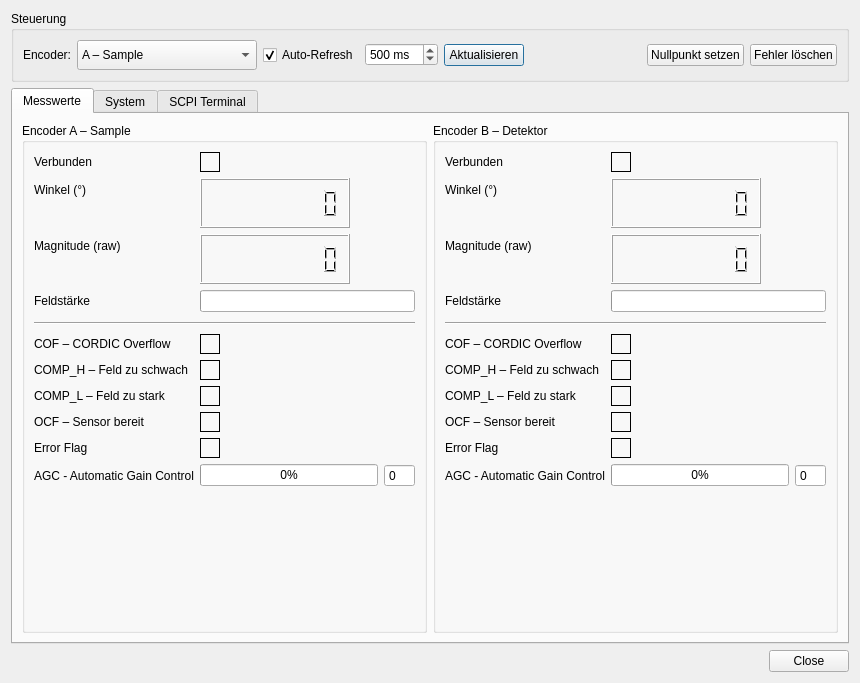
<?xml version="1.0" encoding="UTF-8"?>
<ui version="4.0">
 <class>EncoderDebugDialog</class>
 <widget class="QDialog" name="EncoderDebugDialog">
  <property name="geometry">
   <rect>
    <x>0</x>
    <y>0</y>
    <width>860</width>
    <height>683</height>
   </rect>
  </property>
  <property name="windowTitle">
   <string>Encoder Debug</string>
  </property>
  <layout class="QVBoxLayout" name="verticalLayout_root">
   <property name="spacing">
    <number>6</number>
   </property>
   <item>
    <widget class="QGroupBox" name="gbControl">
     <property name="title">
      <string>Steuerung</string>
     </property>
     <layout class="QHBoxLayout" name="hlControl">
      <item>
       <widget class="QLabel" name="lblEncoderSel">
        <property name="text">
         <string>Encoder:</string>
        </property>
       </widget>
      </item>
      <item>
       <widget class="QComboBox" name="cbEncoderSelect">
        <property name="minimumSize">
         <size>
          <width>180</width>
          <height>30</height>
         </size>
        </property>
        <item>
         <property name="text">
          <string>A – Sample</string>
         </property>
        </item>
        <item>
         <property name="text">
          <string>B – Detektor</string>
         </property>
        </item>
        <item>
         <property name="text">
          <string>Beide</string>
         </property>
        </item>
       </widget>
      </item>
      <item>
       <widget class="QCheckBox" name="cbAutoRefresh">
        <property name="text">
         <string>Auto-Refresh</string>
        </property>
        <property name="checked">
         <bool>true</bool>
        </property>
       </widget>
      </item>
      <item>
       <widget class="QSpinBox" name="spbRefreshInterval">
        <property name="toolTip">
         <string>Refresh-Intervall in Millisekunden</string>
        </property>
        <property name="suffix">
         <string> ms</string>
        </property>
        <property name="minimum">
         <number>100</number>
        </property>
        <property name="maximum">
         <number>5000</number>
        </property>
        <property name="singleStep">
         <number>100</number>
        </property>
        <property name="value">
         <number>500</number>
        </property>
       </widget>
      </item>
      <item>
       <widget class="QPushButton" name="btnRefresh">
        <property name="toolTip">
         <string>Alle Werte einmalig abrufen</string>
        </property>
        <property name="text">
         <string>Aktualisieren</string>
        </property>
        <property name="icon">
         <iconset theme="QIcon::ThemeIcon::ViewRefresh"/>
        </property>
       </widget>
      </item>
      <item>
       <spacer name="hspacer_ctrl">
        <property name="orientation">
         <enum>Qt::Orientation::Horizontal</enum>
        </property>
        <property name="sizeHint" stdset="0">
         <size>
          <width>20</width>
          <height>20</height>
         </size>
        </property>
       </spacer>
      </item>
      <item>
       <widget class="QPushButton" name="btnZeroEncoder">
        <property name="toolTip">
         <string>Aktuelle Position als Nullpunkt setzen (CONF:ZERO)</string>
        </property>
        <property name="text">
         <string>Nullpunkt setzen</string>
        </property>
       </widget>
      </item>
      <item>
       <widget class="QPushButton" name="btnClearErrorFlag">
        <property name="toolTip">
         <string>Hardware Error-Flag löschen (CONF:ERR)</string>
        </property>
        <property name="text">
         <string>Fehler löschen</string>
        </property>
       </widget>
      </item>
     </layout>
    </widget>
   </item>
   <item>
    <widget class="QTabWidget" name="tabWidget">
     <property name="currentIndex">
      <number>0</number>
     </property>
     <widget class="QWidget" name="tabMeasurements">
      <attribute name="title">
       <string>Messwerte</string>
      </attribute>
      <layout class="QHBoxLayout" name="hlMeasurements">
       <item>
        <widget class="QGroupBox" name="gbMeasA">
         <property name="title">
          <string>Encoder A – Sample</string>
         </property>
         <layout class="QFormLayout" name="formMeasA">
          <property name="fieldGrowthPolicy">
           <enum>QFormLayout::FieldGrowthPolicy::ExpandingFieldsGrow</enum>
          </property>
          <item row="0" column="0">
           <widget class="QLabel" name="lblConnA">
            <property name="text">
             <string>Verbunden</string>
            </property>
           </widget>
          </item>
          <item row="0" column="1">
           <widget class="QFrame" name="ledConnA">
            <property name="minimumSize">
             <size>
              <width>20</width>
              <height>20</height>
             </size>
            </property>
            <property name="maximumSize">
             <size>
              <width>20</width>
              <height>20</height>
             </size>
            </property>
            <property name="toolTip">
             <string>Verbindungsstatus Encoder A</string>
            </property>
            <property name="frameShape">
             <enum>QFrame::Shape::Box</enum>
            </property>
           </widget>
          </item>
          <item row="1" column="0">
           <widget class="QLabel" name="lblAngleA">
            <property name="text">
             <string>Winkel (°)</string>
            </property>
           </widget>
          </item>
          <item row="1" column="1">
           <widget class="QLCDNumber" name="lcdAngleA">
            <property name="minimumSize">
             <size>
              <width>150</width>
              <height>50</height>
             </size>
            </property>
            <property name="toolTip">
             <string>Winkel in Grad (MEAS:ANGL? A)</string>
            </property>
            <property name="smallDecimalPoint">
             <bool>true</bool>
            </property>
            <property name="digitCount">
             <number>8</number>
            </property>
            <property name="mode">
             <enum>QLCDNumber::Mode::Dec</enum>
            </property>
           </widget>
          </item>
          <item row="2" column="0">
           <widget class="QLabel" name="lblMagnitudeA">
            <property name="text">
             <string>Magnitude (raw)</string>
            </property>
           </widget>
          </item>
          <item row="2" column="1">
           <widget class="QLCDNumber" name="lcdMagnitudeA">
            <property name="minimumSize">
             <size>
              <width>150</width>
              <height>50</height>
             </size>
            </property>
            <property name="toolTip">
             <string>Winkel in Grad (MEAS:ANGL? A)</string>
            </property>
            <property name="smallDecimalPoint">
             <bool>true</bool>
            </property>
            <property name="digitCount">
             <number>8</number>
            </property>
            <property name="mode">
             <enum>QLCDNumber::Mode::Dec</enum>
            </property>
           </widget>
          </item>
          <item row="3" column="0">
           <widget class="QLabel" name="lblMagBarA">
            <property name="text">
             <string>Feldstärke</string>
            </property>
           </widget>
          </item>
          <item row="3" column="1">
           <widget class="QProgressBar" name="pbarMagnitudeA">
            <property name="toolTip">
             <string>Visuelle Darstellung der Magnet-Amplitude</string>
            </property>
            <property name="maximum">
             <number>16383</number>
            </property>
            <property name="value">
             <number>0</number>
            </property>
            <property name="textVisible">
             <bool>false</bool>
            </property>
           </widget>
          </item>
          <item row="4" column="0" colspan="2">
           <widget class="Line" name="line">
            <property name="minimumSize">
             <size>
              <width>50</width>
              <height>10</height>
             </size>
            </property>
            <property name="orientation">
             <enum>Qt::Orientation::Horizontal</enum>
            </property>
           </widget>
          </item>
          <item row="5" column="0">
           <widget class="QLabel" name="lblCofA">
            <property name="text">
             <string>COF – CORDIC Overflow</string>
            </property>
           </widget>
          </item>
          <item row="5" column="1">
           <widget class="QFrame" name="ledCofA">
            <property name="minimumSize">
             <size>
              <width>20</width>
              <height>20</height>
             </size>
            </property>
            <property name="maximumSize">
             <size>
              <width>20</width>
              <height>20</height>
             </size>
            </property>
            <property name="toolTip">
             <string>COF: CORDIC Overflow – Winkelberechnung fehlgeschlagen</string>
            </property>
            <property name="frameShape">
             <enum>QFrame::Shape::Box</enum>
            </property>
           </widget>
          </item>
          <item row="6" column="0">
           <widget class="QLabel" name="lblCompHA">
            <property name="text">
             <string>COMP_H – Feld zu schwach</string>
            </property>
           </widget>
          </item>
          <item row="6" column="1">
           <widget class="QFrame" name="ledCompHA">
            <property name="minimumSize">
             <size>
              <width>20</width>
              <height>20</height>
             </size>
            </property>
            <property name="maximumSize">
             <size>
              <width>20</width>
              <height>20</height>
             </size>
            </property>
            <property name="toolTip">
             <string>COMP_H: Magnetfeld zu schwach (compHigh=1 → Problem)</string>
            </property>
            <property name="frameShape">
             <enum>QFrame::Shape::Box</enum>
            </property>
           </widget>
          </item>
          <item row="7" column="0">
           <widget class="QLabel" name="lblCompLA">
            <property name="text">
             <string>COMP_L – Feld zu stark</string>
            </property>
           </widget>
          </item>
          <item row="7" column="1">
           <widget class="QFrame" name="ledCompLA">
            <property name="minimumSize">
             <size>
              <width>20</width>
              <height>20</height>
             </size>
            </property>
            <property name="maximumSize">
             <size>
              <width>20</width>
              <height>20</height>
             </size>
            </property>
            <property name="toolTip">
             <string>COMP_L: Magnetfeld zu stark (compLow=1 → Problem)</string>
            </property>
            <property name="frameShape">
             <enum>QFrame::Shape::Box</enum>
            </property>
           </widget>
          </item>
          <item row="8" column="0">
           <widget class="QLabel" name="lblOcfA">
            <property name="text">
             <string>OCF – Sensor bereit</string>
            </property>
           </widget>
          </item>
          <item row="8" column="1">
           <widget class="QFrame" name="ledOcfA">
            <property name="minimumSize">
             <size>
              <width>20</width>
              <height>20</height>
             </size>
            </property>
            <property name="maximumSize">
             <size>
              <width>20</width>
              <height>20</height>
             </size>
            </property>
            <property name="toolTip">
             <string>OCF: Offset Compensation Finished – 1 = Sensor bereit</string>
            </property>
            <property name="frameShape">
             <enum>QFrame::Shape::Box</enum>
            </property>
           </widget>
          </item>
          <item row="9" column="0">
           <widget class="QLabel" name="lblErrorA">
            <property name="text">
             <string>Error Flag</string>
            </property>
           </widget>
          </item>
          <item row="9" column="1">
           <widget class="QFrame" name="ledErrorA">
            <property name="minimumSize">
             <size>
              <width>20</width>
              <height>20</height>
             </size>
            </property>
            <property name="maximumSize">
             <size>
              <width>20</width>
              <height>20</height>
             </size>
            </property>
            <property name="toolTip">
             <string>Hardware Error Flag des Sensors (mit CONF:ERR A löschbar)</string>
            </property>
            <property name="frameShape">
             <enum>QFrame::Shape::Box</enum>
            </property>
           </widget>
          </item>
          <item row="10" column="0">
           <widget class="QLabel" name="lblAgcA_lbl">
            <property name="text">
             <string>AGC - Automatic Gain Control</string>
            </property>
           </widget>
          </item>
          <item row="10" column="1">
           <layout class="QHBoxLayout" name="horizontalLayout">
            <property name="rightMargin">
             <number>0</number>
            </property>
            <item>
             <widget class="QProgressBar" name="pbarAgcA">
              <property name="toolTip">
               <string>AGC: 0 = max Verstärkung (schwaches Feld), 255 = min Verstärkung (starkes Feld)</string>
              </property>
              <property name="maximum">
               <number>255</number>
              </property>
              <property name="value">
               <number>0</number>
              </property>
             </widget>
            </item>
            <item>
             <widget class="QSpinBox" name="spbAgcA">
              <property name="toolTip">
               <string>Automatic Gain Control 0–255 (niedrig = starkes Feld)</string>
              </property>
              <property name="readOnly">
               <bool>true</bool>
              </property>
              <property name="buttonSymbols">
               <enum>QAbstractSpinBox::ButtonSymbols::NoButtons</enum>
              </property>
              <property name="maximum">
               <number>255</number>
              </property>
             </widget>
            </item>
           </layout>
          </item>
         </layout>
        </widget>
       </item>
       <item>
        <widget class="QGroupBox" name="gbMeasB">
         <property name="title">
          <string>Encoder B – Detektor</string>
         </property>
         <layout class="QFormLayout" name="formMeasB">
          <property name="fieldGrowthPolicy">
           <enum>QFormLayout::FieldGrowthPolicy::ExpandingFieldsGrow</enum>
          </property>
          <item row="0" column="0">
           <widget class="QLabel" name="lblConnB">
            <property name="text">
             <string>Verbunden</string>
            </property>
           </widget>
          </item>
          <item row="0" column="1">
           <widget class="QFrame" name="ledConnB">
            <property name="minimumSize">
             <size>
              <width>20</width>
              <height>20</height>
             </size>
            </property>
            <property name="maximumSize">
             <size>
              <width>20</width>
              <height>20</height>
             </size>
            </property>
            <property name="toolTip">
             <string>Verbindungsstatus Encoder B</string>
            </property>
            <property name="frameShape">
             <enum>QFrame::Shape::Box</enum>
            </property>
           </widget>
          </item>
          <item row="1" column="0">
           <widget class="QLabel" name="lblAngleB">
            <property name="text">
             <string>Winkel (°)</string>
            </property>
           </widget>
          </item>
          <item row="1" column="1">
           <widget class="QLCDNumber" name="lcdAngleB">
            <property name="minimumSize">
             <size>
              <width>150</width>
              <height>50</height>
             </size>
            </property>
            <property name="toolTip">
             <string>Winkel in Grad (MEAS:ANGL? B)</string>
            </property>
            <property name="smallDecimalPoint">
             <bool>true</bool>
            </property>
            <property name="digitCount">
             <number>8</number>
            </property>
            <property name="mode">
             <enum>QLCDNumber::Mode::Dec</enum>
            </property>
           </widget>
          </item>
          <item row="2" column="0">
           <widget class="QLabel" name="lblMagnitudeB">
            <property name="text">
             <string>Magnitude (raw)</string>
            </property>
           </widget>
          </item>
          <item row="2" column="1">
           <widget class="QLCDNumber" name="lcdMagnitudeB">
            <property name="minimumSize">
             <size>
              <width>150</width>
              <height>50</height>
             </size>
            </property>
            <property name="toolTip">
             <string>Winkel in Grad (MEAS:ANGL? A)</string>
            </property>
            <property name="smallDecimalPoint">
             <bool>true</bool>
            </property>
            <property name="digitCount">
             <number>8</number>
            </property>
            <property name="mode">
             <enum>QLCDNumber::Mode::Dec</enum>
            </property>
           </widget>
          </item>
          <item row="3" column="0">
           <widget class="QLabel" name="lblMagBarB">
            <property name="text">
             <string>Feldstärke</string>
            </property>
           </widget>
          </item>
          <item row="3" column="1">
           <widget class="QProgressBar" name="pbarMagnitudeB">
            <property name="toolTip">
             <string>Visuelle Darstellung der Magnet-Amplitude</string>
            </property>
            <property name="maximum">
             <number>16383</number>
            </property>
            <property name="value">
             <number>0</number>
            </property>
            <property name="textVisible">
             <bool>false</bool>
            </property>
           </widget>
          </item>
          <item row="4" column="0" colspan="2">
           <widget class="Line" name="line_2">
            <property name="minimumSize">
             <size>
              <width>50</width>
              <height>10</height>
             </size>
            </property>
            <property name="orientation">
             <enum>Qt::Orientation::Horizontal</enum>
            </property>
           </widget>
          </item>
          <item row="5" column="0">
           <widget class="QLabel" name="lblCofB">
            <property name="text">
             <string>COF – CORDIC Overflow</string>
            </property>
           </widget>
          </item>
          <item row="5" column="1">
           <widget class="QFrame" name="ledCofB">
            <property name="minimumSize">
             <size>
              <width>20</width>
              <height>20</height>
             </size>
            </property>
            <property name="maximumSize">
             <size>
              <width>20</width>
              <height>20</height>
             </size>
            </property>
            <property name="toolTip">
             <string>COF: CORDIC Overflow</string>
            </property>
            <property name="frameShape">
             <enum>QFrame::Shape::Box</enum>
            </property>
           </widget>
          </item>
          <item row="6" column="0">
           <widget class="QLabel" name="lblCompHB">
            <property name="text">
             <string>COMP_H – Feld zu schwach</string>
            </property>
           </widget>
          </item>
          <item row="6" column="1">
           <widget class="QFrame" name="ledCompHB">
            <property name="minimumSize">
             <size>
              <width>20</width>
              <height>20</height>
             </size>
            </property>
            <property name="maximumSize">
             <size>
              <width>20</width>
              <height>20</height>
             </size>
            </property>
            <property name="toolTip">
             <string>COMP_H: Magnetfeld zu schwach</string>
            </property>
            <property name="frameShape">
             <enum>QFrame::Shape::Box</enum>
            </property>
           </widget>
          </item>
          <item row="7" column="0">
           <widget class="QLabel" name="lblCompLB">
            <property name="text">
             <string>COMP_L – Feld zu stark</string>
            </property>
           </widget>
          </item>
          <item row="7" column="1">
           <widget class="QFrame" name="ledCompLB">
            <property name="minimumSize">
             <size>
              <width>20</width>
              <height>20</height>
             </size>
            </property>
            <property name="maximumSize">
             <size>
              <width>20</width>
              <height>20</height>
             </size>
            </property>
            <property name="toolTip">
             <string>COMP_L: Magnetfeld zu stark</string>
            </property>
            <property name="frameShape">
             <enum>QFrame::Shape::Box</enum>
            </property>
           </widget>
          </item>
          <item row="8" column="0">
           <widget class="QLabel" name="lblOcfB">
            <property name="text">
             <string>OCF – Sensor bereit</string>
            </property>
           </widget>
          </item>
          <item row="8" column="1">
           <widget class="QFrame" name="ledOcfB">
            <property name="minimumSize">
             <size>
              <width>20</width>
              <height>20</height>
             </size>
            </property>
            <property name="maximumSize">
             <size>
              <width>20</width>
              <height>20</height>
             </size>
            </property>
            <property name="toolTip">
             <string>OCF: Sensor bereit (1 = bereit)</string>
            </property>
            <property name="frameShape">
             <enum>QFrame::Shape::Box</enum>
            </property>
           </widget>
          </item>
          <item row="9" column="0">
           <widget class="QLabel" name="lblErrorB">
            <property name="text">
             <string>Error Flag</string>
            </property>
           </widget>
          </item>
          <item row="9" column="1">
           <widget class="QFrame" name="ledErrorB">
            <property name="minimumSize">
             <size>
              <width>20</width>
              <height>20</height>
             </size>
            </property>
            <property name="maximumSize">
             <size>
              <width>20</width>
              <height>20</height>
             </size>
            </property>
            <property name="toolTip">
             <string>Hardware Error Flag (mit CONF:ERR B löschbar)</string>
            </property>
            <property name="frameShape">
             <enum>QFrame::Shape::Box</enum>
            </property>
           </widget>
          </item>
          <item row="10" column="0">
           <widget class="QLabel" name="lblAgcB_lbl">
            <property name="text">
             <string>AGC - Automatic Gain Control</string>
            </property>
           </widget>
          </item>
          <item row="10" column="1">
           <layout class="QHBoxLayout" name="horizontalLayout_2">
            <property name="rightMargin">
             <number>0</number>
            </property>
            <item>
             <widget class="QProgressBar" name="pbarAgcB">
              <property name="toolTip">
               <string>AGC: 0 = max Verstärkung, 255 = min Verstärkung</string>
              </property>
              <property name="maximum">
               <number>255</number>
              </property>
              <property name="value">
               <number>0</number>
              </property>
             </widget>
            </item>
            <item>
             <widget class="QSpinBox" name="spbAgcB">
              <property name="toolTip">
               <string>Automatic Gain Control 0–255</string>
              </property>
              <property name="readOnly">
               <bool>true</bool>
              </property>
              <property name="buttonSymbols">
               <enum>QAbstractSpinBox::ButtonSymbols::NoButtons</enum>
              </property>
              <property name="maximum">
               <number>255</number>
              </property>
             </widget>
            </item>
           </layout>
          </item>
         </layout>
        </widget>
       </item>
      </layout>
     </widget>
     <widget class="QWidget" name="tabSystem">
      <attribute name="title">
       <string>System</string>
      </attribute>
      <layout class="QVBoxLayout" name="vlSystem">
       <item>
        <widget class="QGroupBox" name="gbSysInfo">
         <property name="title">
          <string>Geräteinformationen</string>
         </property>
         <layout class="QFormLayout" name="formSysInfo">
          <property name="fieldGrowthPolicy">
           <enum>QFormLayout::FieldGrowthPolicy::ExpandingFieldsGrow</enum>
          </property>
          <item row="0" column="0">
           <widget class="QLabel" name="lblIdn_lbl">
            <property name="text">
             <string>IDN (*IDN?)</string>
            </property>
           </widget>
          </item>
          <item row="0" column="1">
           <widget class="QLineEdit" name="leIdn">
            <property name="toolTip">
             <string>Geräteidentifikation (*IDN?)</string>
            </property>
            <property name="readOnly">
             <bool>true</bool>
            </property>
            <property name="placeholderText">
             <string>–</string>
            </property>
           </widget>
          </item>
          <item row="1" column="0">
           <widget class="QLabel" name="lblPollInt_lbl">
            <property name="text">
             <string>Poll-Intervall (SENS:INT?)</string>
            </property>
           </widget>
          </item>
          <item row="1" column="1">
           <widget class="QSpinBox" name="spbPollInterval">
            <property name="toolTip">
             <string>Aktuelles Abfrageintervall des Arduino in ms (SENS:INT?)</string>
            </property>
            <property name="readOnly">
             <bool>true</bool>
            </property>
            <property name="buttonSymbols">
             <enum>QAbstractSpinBox::ButtonSymbols::NoButtons</enum>
            </property>
            <property name="suffix">
             <string> ms</string>
            </property>
            <property name="maximum">
             <number>9999</number>
            </property>
           </widget>
          </item>
          <item row="2" column="0">
           <widget class="QLabel" name="lblDebugMode_lbl">
            <property name="text">
             <string>Debug-Modus (SYST:DEB?)</string>
            </property>
           </widget>
          </item>
          <item row="2" column="1">
           <widget class="QCheckBox" name="cbDebugMode">
            <property name="toolTip">
             <string>Arduino Debug-Ausgabe aktiv (SYST:DEB ON/OFF)</string>
            </property>
            <property name="text">
             <string>Aktiv</string>
            </property>
           </widget>
          </item>
         </layout>
        </widget>
       </item>
       <item>
        <widget class="QGroupBox" name="gbScpiErrors">
         <property name="title">
          <string>SCPI Fehler-Queue (SYST:ERR?)</string>
         </property>
         <layout class="QVBoxLayout" name="vlScpiErrors">
          <item>
           <widget class="QTextEdit" name="teScpiErrors">
            <property name="toolTip">
             <string>Inhalt der SCPI Fehler-Queue (SYST:ERR?)</string>
            </property>
            <property name="readOnly">
             <bool>true</bool>
            </property>
            <property name="placeholderText">
             <string>Keine Fehler</string>
            </property>
           </widget>
          </item>
          <item>
           <layout class="QHBoxLayout" name="hlScpiErrBtns">
            <item>
             <spacer name="hspacerErrQ">
              <property name="orientation">
               <enum>Qt::Orientation::Horizontal</enum>
              </property>
              <property name="sizeHint" stdset="0">
               <size>
                <width>40</width>
                <height>20</height>
               </size>
              </property>
             </spacer>
            </item>
            <item>
             <widget class="QPushButton" name="btnReadScpiErrors">
              <property name="toolTip">
               <string>Alle Einträge aus der SCPI Fehler-Queue lesen</string>
              </property>
              <property name="text">
               <string>Queue auslesen</string>
              </property>
             </widget>
            </item>
            <item>
             <widget class="QPushButton" name="btnClearScpiErrors">
              <property name="toolTip">
               <string>SCPI Error Queue löschen (*CLS)</string>
              </property>
              <property name="text">
               <string>Queue löschen (*CLS)</string>
              </property>
             </widget>
            </item>
           </layout>
          </item>
         </layout>
        </widget>
       </item>
       <item>
        <spacer name="vspacerSys">
         <property name="orientation">
          <enum>Qt::Orientation::Vertical</enum>
         </property>
         <property name="sizeHint" stdset="0">
          <size>
           <width>20</width>
           <height>10</height>
          </size>
         </property>
        </spacer>
       </item>
      </layout>
     </widget>
     <widget class="QWidget" name="tabTerminal">
      <attribute name="title">
       <string>SCPI Terminal</string>
      </attribute>
      <layout class="QVBoxLayout" name="vlTerminal">
       <item>
        <widget class="QTextEdit" name="teTerminalLog">
         <property name="toolTip">
          <string>SCPI Kommunikationslog</string>
         </property>
         <property name="readOnly">
          <bool>true</bool>
         </property>
         <property name="placeholderText">
          <string>Bereit…</string>
         </property>
        </widget>
       </item>
       <item>
        <layout class="QHBoxLayout" name="hlTerminalInput">
         <item>
          <widget class="QLineEdit" name="leCommandInput">
           <property name="toolTip">
            <string>SCPI-Befehl eingeben, z.B.  MEAS:ANGL? A  oder  *IDN?</string>
           </property>
           <property name="placeholderText">
            <string>SCPI-Befehl, z.B. MEAS:ANGL? A</string>
           </property>
          </widget>
         </item>
         <item>
          <widget class="QPushButton" name="btnSendCommand">
           <property name="toolTip">
            <string>Befehl senden (auch Enter)</string>
           </property>
           <property name="text">
            <string>Senden</string>
           </property>
          </widget>
         </item>
         <item>
          <widget class="QPushButton" name="btnClearLog">
           <property name="toolTip">
            <string>Terminal-Log leeren</string>
           </property>
           <property name="text">
            <string>Log leeren</string>
           </property>
          </widget>
         </item>
        </layout>
       </item>
      </layout>
     </widget>
    </widget>
   </item>
   <item>
    <widget class="QDialogButtonBox" name="buttonBox">
     <property name="standardButtons">
      <set>QDialogButtonBox::StandardButton::Close</set>
     </property>
    </widget>
   </item>
  </layout>
 </widget>
 <resources/>
 <connections>
  <connection>
   <sender>buttonBox</sender>
   <signal>rejected()</signal>
   <receiver>EncoderDebugDialog</receiver>
   <slot>reject()</slot>
   <hints>
    <hint type="sourcelabel">
     <x>400</x>
     <y>650</y>
    </hint>
    <hint type="destinationlabel">
     <x>400</x>
     <y>340</y>
    </hint>
   </hints>
  </connection>
 </connections>
</ui>
